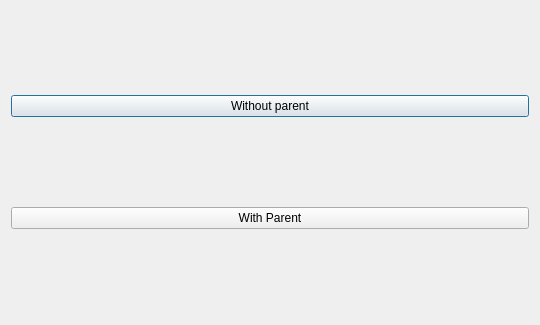
<?xml version="1.0" encoding="UTF-8"?>
<ui version="4.0">
 <class>Dialog</class>
 <widget class="QDialog" name="Dialog">
  <property name="geometry">
   <rect>
    <x>0</x>
    <y>0</y>
    <width>540</width>
    <height>325</height>
   </rect>
  </property>
  <property name="windowTitle">
   <string>Dialog</string>
  </property>
  <layout class="QVBoxLayout" name="verticalLayout">
   <item>
    <widget class="QPushButton" name="btnWithParent">
     <property name="text">
      <string>Without parent</string>
     </property>
    </widget>
   </item>
   <item>
    <widget class="QPushButton" name="btnWithoutPArent">
     <property name="text">
      <string>With Parent</string>
     </property>
    </widget>
   </item>
  </layout>
 </widget>
 <resources/>
 <connections/>
</ui>
